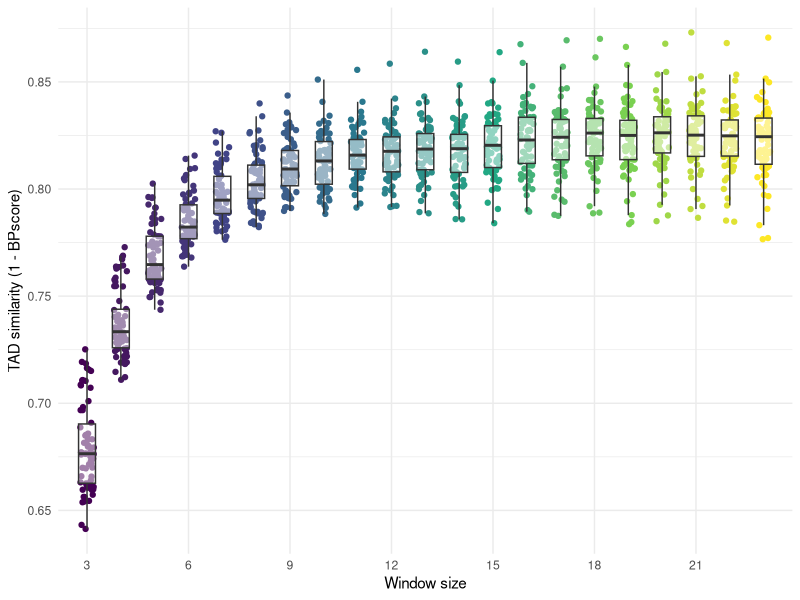
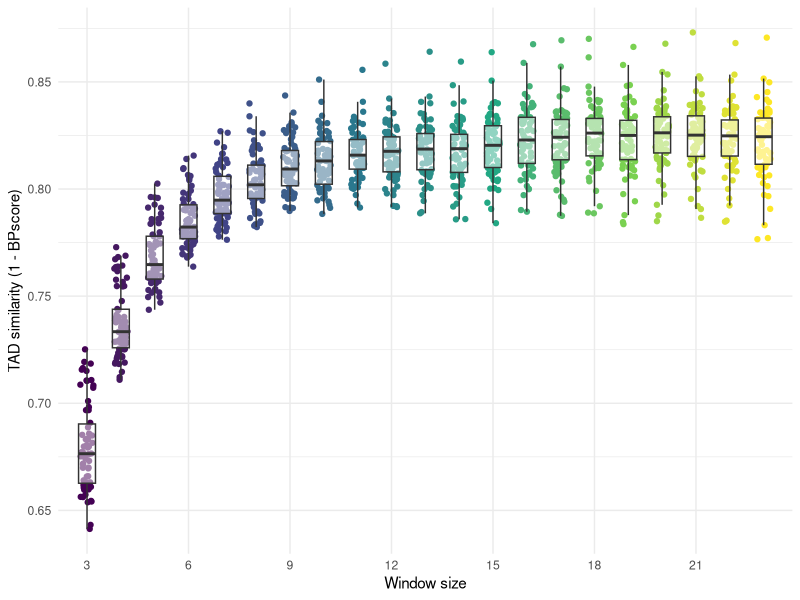
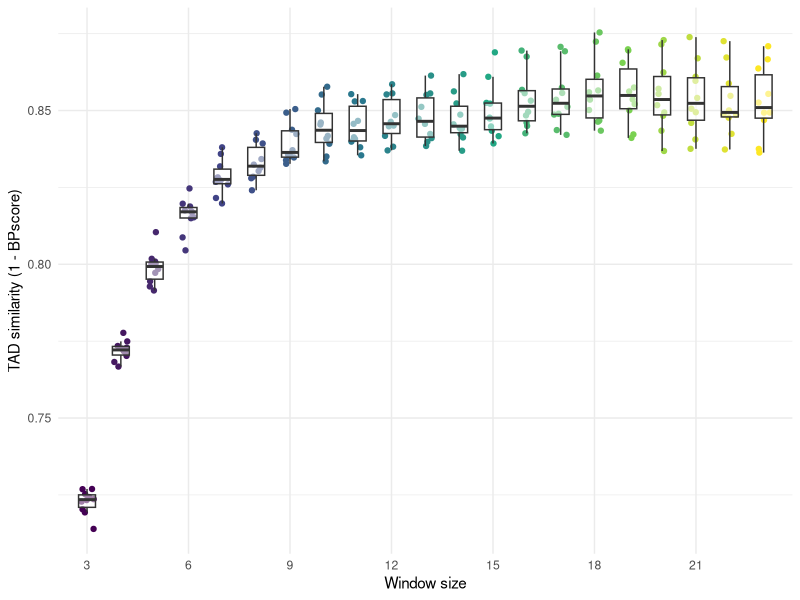
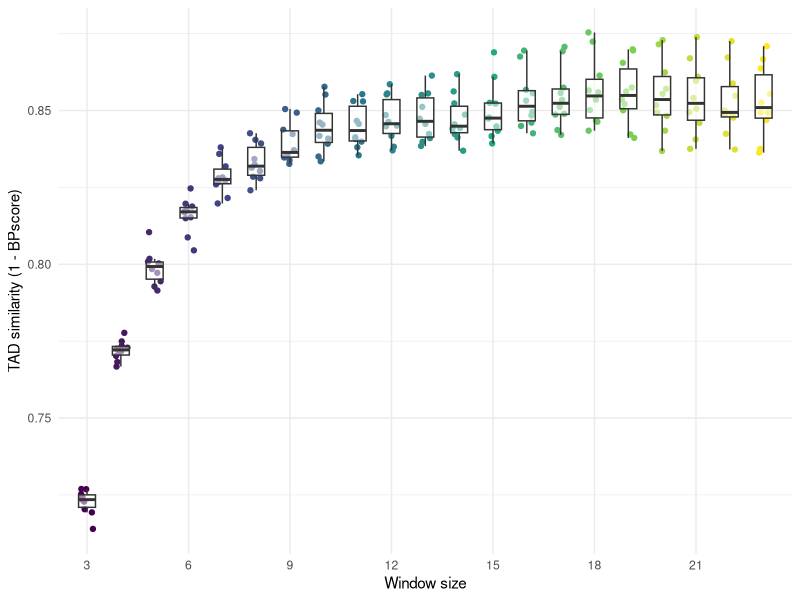
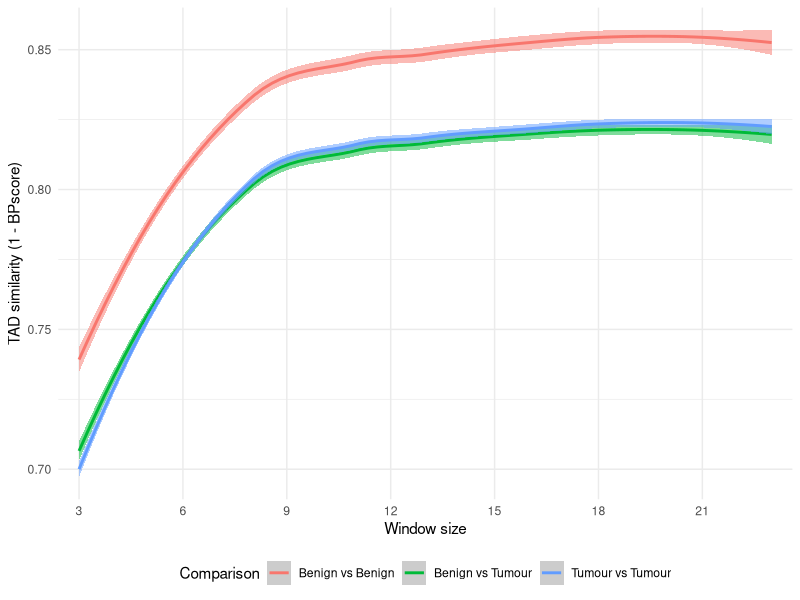
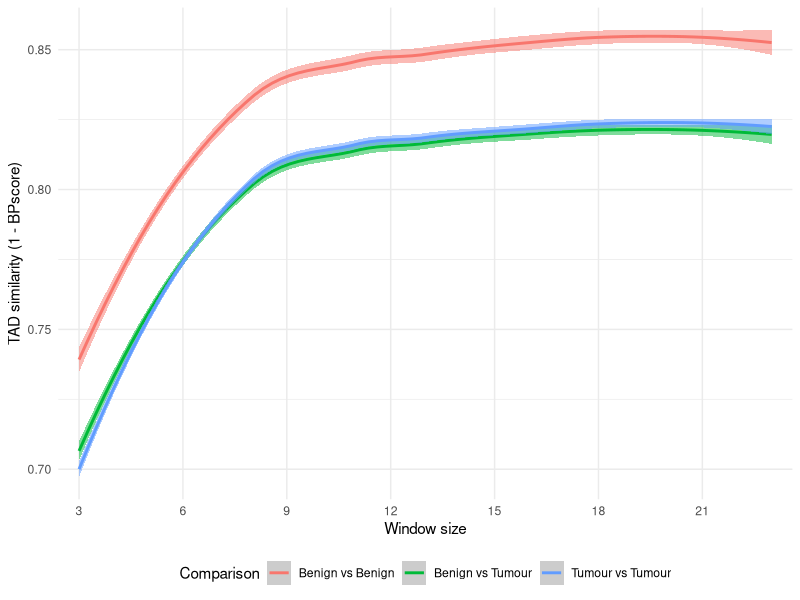
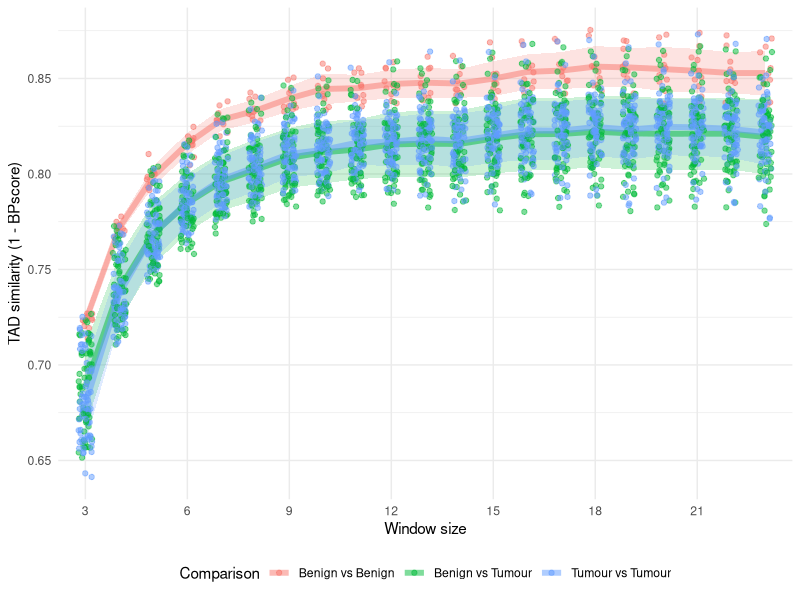
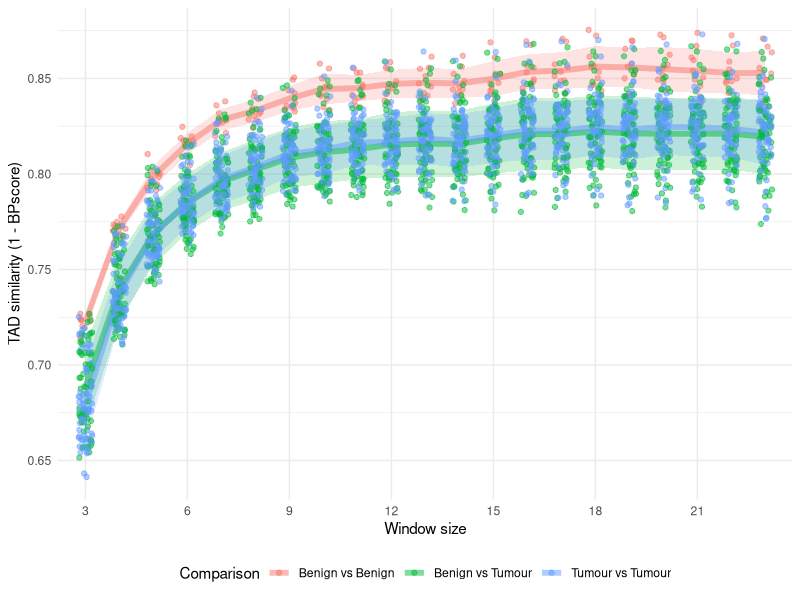

Source code (R) for these figures, in order: (Note: this script raises an error after producing the figures.)
# ==============================================================================
# Meta
# ==============================================================================
# Plot BPScore
# --------------------------------------
# Description: Plot TAD similarities, calculated by BPscore
# Author: James Hawley


# ==============================================================================
# Environment
# ==============================================================================
suppressMessages(library("data.table"))
suppressMessages(library("ggplot2"))
suppressMessages(library("MASS"))
suppressMessages(library("pheatmap"))

RESOLUTION <- 40000
MAX_WINDOW <- 23
MIN_WINDOW <- 3
MAX_PERSISTENCE <- MAX_WINDOW - MIN_WINDOW + 1
PLOT_DIR <- "Plots"


# ==============================================================================
# Functions
# ==============================================================================
#' Save figures in multiple formats
#'
#' @param gg ggplot object
#' @param prefix Prefix for output file
#' @param ext Output extensions
#' @param dpi DPI resolution
savefig <- function(gg, prefix, ext = c("png", "pdf"), width = 20, height = 12, dpi = 400) {
    for (e in ext) {
        ggsave(
            paste(prefix, e, sep = "."),
            gg,
            height = height,
            width = width,
            units = "cm",
            dpi = dpi
        )
    }
}


# ==============================================================================
# Data
# ==============================================================================
cat("Loading Data\n")
# load metadata
metadata <- fread("config.tsv", sep = "\t", header = TRUE)
metadata <- metadata[Include == "Yes"]
SAMPLES <- metadata[, SampleID]
TUMOUR_SAMPLES <- metadata[Source == "Primary" & Type == "Malignant", SampleID]
LINE_SAMPLES <- metadata[Source == "Cell Line", SampleID]

# load BPscore calculations
bpscore <- fread("Statistics/tad-distances.tsv", sep = "\t", header = TRUE)
# window_diffs <- fread("Statistics/tad-similarity-deltas.tsv", sep = "\t", header = TRUE)


# ==============================================================================
# Analysis
# ==============================================================================
# colour bpscore rows by primary-primary, line-line, or primary-line comparisons
cat("Counting similarity\n")
bpscore <- merge(
    bpscore,
    metadata[, .(SampleID, Source, Tissue, Label, Type)],
    by.x = "s1",
    by.y = "SampleID",
    all.x = FALSE,
    all.y = TRUE
)
bpscore <- merge(
    bpscore,
    metadata[, .(SampleID, Source, Tissue, Label, Type)],
    by.x = "s2",
    by.y = "SampleID",
    suffixes = c("_1", "_2"),
    all.x = FALSE,
    all.y = TRUE,
)

# sample comparisons for various plots
bpscore[(Tissue_1 == "Prostate") & (Tissue_2 == "Prostate"), Prostate_Type_Combo := paste(Type_1, Type_2, sep = "+")]
bpscore[
    (Tissue_1 == "Prostate") & (Tissue_2 == "Prostate") & (Source_1 == "Cell Line") & (Source_2 == "Cell Line"),
    Cell_Type_Combo := paste(
        gsub(" .*", "", Label_1),
        gsub(" .*", "", Label_2),
        sep = "+"
    )
]

# hypothesis testing for differences between TADs
# (similarity of Benign-vs-Benign comparisons to Benign-vs-Tumour)
# (and likewise, Tumour-vs-Tumour to Benign-vs-Tumour)
bpscore_primary_tumour_vs_benign <- bpscore[
    s1 < s2
    & w == MAX_WINDOW
    & (Source_1 == "Primary" & Source_2 == "Primary")
]

htests <- list(
    "primary_benign-only_benign-vs-tumour" = wilcox.test(
        x = bpscore_primary_tumour_vs_benign[Prostate_Type_Combo == "Benign+Benign", 1 - BPscore],
        y = bpscore_primary_tumour_vs_benign[Prostate_Type_Combo == "Benign+Malignant", 1 - BPscore],
        paired = FALSE
    ),
    "primary_tumour-only_benign-vs-tumour" = wilcox.test(
        x = bpscore_primary_tumour_vs_benign[Prostate_Type_Combo == "Malignant+Malignant", 1 - BPscore],
        y = bpscore_primary_tumour_vs_benign[Prostate_Type_Combo == "Benign+Malignant", 1 - BPscore],
        paired = FALSE
    ),
    "primary_benign-only_tumour-only" = wilcox.test(
        x = bpscore_primary_tumour_vs_benign[Prostate_Type_Combo == "Benign+Benign", 1 - BPscore],
        y = bpscore_primary_tumour_vs_benign[Prostate_Type_Combo == "Malignant+Malignant", 1 - BPscore],
        paired = FALSE
    )
)

# cluster samples by BPscore distances
# recast data to wide form for plotting with pheatmap
mat <- as.matrix(
    dcast(bpscore[w == MAX_WINDOW], s1 ~ s2, value.var = "BPscore", fill = 0),
    rownames = "s1"
)

# compare different groups of samples
# group_idx <- list(
#     "Primary prostate tumour" = 12:23,
#     "Primary prostate benign" = 7:11,
#     "Cell line prostate tumour" = c(24:25, 28:30),
#     "Cell line prostate benign" = 26:27,
#     "Cell line non-prostate" = 1:6
# )
# median_mat <- matrix(ncol = length(group_idx), nrow = length(group_idx))
# for (i in 1:length(group_idx)) {
#     for (j in i:length(group_idx)) {
#         median_mat[i, j] <- median(as.vector(1 - mat[group_idx[[i]], group_idx[[j]]]))
#     }
# }
# rownames(median_mat) <- names(group_idx)
# colnames(median_mat) <- rownames(median_mat)

# cat("Sample type comparisons\n")
# print(median_mat)
# write.matrix(
#     median_mat,
#     file.path("Statistics", "tad-similarity.sample-types.tsv"),
#     sep = "\t"
# )

# ==============================================================================
# Plots
# ==============================================================================
cat("Plotting\n")
# plot distances between TADs of different primary tumour samples across window sizes
gg_bpscore_primary_tumour <- (
    ggplot(data = bpscore[s1 < s2 & w <= MAX_WINDOW & grepl("PCa", s1) & grepl("PCa", s2)])
    + geom_point(
        aes(x = w, y = 1 - BPscore, colour = w),
        position = position_jitter(width = 0.2, height = 0)
    )
    + geom_boxplot(
        aes(x = w, y = 1 - BPscore, group = w),
        alpha = 0.5,
        outlier.shape = NA,
        width = 0.5
    )
    + labs(x = "Window size", y = "TAD similarity (1 - BPscore)")
    + scale_x_discrete(
        breaks = seq(MIN_WINDOW, MAX_WINDOW, by = 3),
        limits = seq(MIN_WINDOW, MAX_WINDOW, by = 3),
        labels = seq(MIN_WINDOW, MAX_WINDOW, by = 3)
    )
    + scale_colour_viridis_c()
    + guides(colour = FALSE)
    + theme_minimal()
)
savefig(gg_bpscore_primary_tumour, file.path(PLOT_DIR, "bp-score.primary.tumour"))

# plot distances between TADs of different primary tumour samples across window sizes
gg_bpscore_primary_benign = (
    ggplot(data = bpscore[s1 < s2 & w <= MAX_WINDOW & grepl("Benign-Prostate", s1) & grepl("Benign-Prostate", s2)])
    + geom_point(
        aes(x = w, y = 1 - BPscore, colour = w),
        position = position_jitter(width = 0.2, height = 0)
    )
    + geom_boxplot(
        aes(x = w, y = 1 - BPscore, group = w),
        alpha = 0.5,
        outlier.shape = NA,
        width = 0.5
    )
    + labs(x = "Window size", y = "TAD similarity (1 - BPscore)")
    + scale_x_discrete(
        breaks = seq(MIN_WINDOW, MAX_WINDOW, by = 3),
        limits = seq(MIN_WINDOW, MAX_WINDOW, by = 3),
        labels = seq(MIN_WINDOW, MAX_WINDOW, by = 3)
    )
    + scale_colour_viridis_c()
    + guides(colour = FALSE)
    + theme_minimal()
)
savefig(gg_bpscore_primary_benign, file.path(PLOT_DIR, "bp-score.primary.benign"))

# primary samples: benign vs tumour
gg_bpscore_primary_tumour_vs_benign <- (
    ggplot()
    + geom_smooth(
        data = bpscore[
            s1 < s2
            & w <= MAX_WINDOW
            & (Source_1 == "Primary" & Source_2 == "Primary")
            & (Source_1 == "Primary" & Source_2 == "Primary")
        ],
        mapping = aes(
            x = w,
            y = 1 - BPscore,
            colour = Prostate_Type_Combo,
            fill = Prostate_Type_Combo,
            group = Prostate_Type_Combo
        ),
        method = "loess",
        alpha = 0.5
    )
    + labs(x = "Window size", y = "TAD similarity (1 - BPscore)")
    + scale_x_discrete(
        breaks = seq(MIN_WINDOW, MAX_WINDOW, by = 3),
        limits = seq(MIN_WINDOW, MAX_WINDOW, by = 3),
        labels = seq(MIN_WINDOW, MAX_WINDOW, by = 3)
    )
    + scale_colour_discrete(
        name = "Comparison",
        breaks = c("Benign+Benign", "Benign+Malignant", "Malignant+Malignant"),
        labels = c("Benign vs Benign", "Benign vs Tumour", "Tumour vs Tumour")
    )
    + scale_fill_discrete(
        name = "Comparison",
        breaks = c("Benign+Benign", "Benign+Malignant", "Malignant+Malignant"),
        labels = c("Benign vs Benign", "Benign vs Tumour", "Tumour vs Tumour")
    )
    + guides(fill = FALSE)
    + theme_minimal()
    + theme(legend.position = "bottom")
)
savefig(gg_bpscore_primary_tumour_vs_benign, file.path(PLOT_DIR, "bp-score.primary.tumour-vs-benign"))

# same as above, but using the sample standard deviation for the ribbon
# instead of the 95% confidence interval around the regressed mean
gg_bpscore_primary_tumour_vs_benign <- (
    ggplot()
    + geom_ribbon(
        data = bpscore[
            s1 < s2
            & w <= MAX_WINDOW
            & (Source_1 == "Primary" & Source_2 == "Primary")
            & (Source_1 == "Primary" & Source_2 == "Primary"),
            .(Mean = mean(1 - BPscore), SD = sd(1 - BPscore)),
            by = c("w", "Prostate_Type_Combo")
        ],
        mapping = aes(
            x = w,
            ymin = Mean - SD,
            ymax = Mean + SD,
            fill = Prostate_Type_Combo,
            group = Prostate_Type_Combo
        ),
        alpha = 0.2
    )
    + geom_path(
        data = bpscore[
            s1 < s2
            & w <= MAX_WINDOW
            & (Source_1 == "Primary" & Source_2 == "Primary")
            & (Source_1 == "Primary" & Source_2 == "Primary"),
            .(Mean = mean(1 - BPscore), SD = sd(1 - BPscore)),
            by = c("w", "Prostate_Type_Combo")
        ],
        mapping = aes(
            x = w,
            y = Mean,
            colour = Prostate_Type_Combo,
            group = Prostate_Type_Combo
        ),
        # method = "loess",
        # se = FALSE,
        size = 2,
        alpha = 0.5
    )
    + geom_point(
        data = bpscore[
            s1 < s2
            & w <= MAX_WINDOW
            & (Source_1 == "Primary" & Source_2 == "Primary")
            & (Source_1 == "Primary" & Source_2 == "Primary")
        ],
        mapping = aes(
            x = w,
            y = 1 - BPscore,
            colour = Prostate_Type_Combo
        ),
        alpha = 0.5,
        position = position_jitter(width = 0.2, height = 0)
    )
    + labs(x = "Window size", y = "TAD similarity (1 - BPscore)")
    + scale_x_discrete(
        breaks = seq(MIN_WINDOW, MAX_WINDOW, by = 3),
        limits = seq(MIN_WINDOW, MAX_WINDOW, by = 3),
        labels = seq(MIN_WINDOW, MAX_WINDOW, by = 3)
    )
    + scale_colour_discrete(
        name = "Comparison",
        breaks = c("Benign+Benign", "Benign+Malignant", "Malignant+Malignant"),
        labels = c("Benign vs Benign", "Benign vs Tumour", "Tumour vs Tumour")
    )
    + scale_fill_discrete(
        name = "Comparison",
        breaks = c("Benign+Benign", "Benign+Malignant", "Malignant+Malignant"),
        labels = c("Benign vs Benign", "Benign vs Tumour", "Tumour vs Tumour")
    )
    + guides(fill = FALSE)
    + theme_minimal()
    + theme(legend.position = "bottom")
)
savefig(gg_bpscore_primary_tumour_vs_benign, file.path(PLOT_DIR, "bp-score.primary.tumour-vs-benign.stdev"))

# cell lines: benign vs tumour
# gg_bpscore_line_tumour_vs_benign <- (
#     ggplot(
#         data = bpscore[
#             s1 < s2
#             & w <= MAX_WINDOW
#             & (Source_1 == "Cell Line" & Source_2 == "Cell Line")
#             & (Tissue_1 == "Prostate" & Tissue_2 == "Prostate")
#         ],
#         mapping = aes(
#             x = w,
#             y = 1 - BPscore,
#             colour = Cell_Type_Combo,
#             fill = Cell_Type_Combo,
#             group = Cell_Type_Combo
#         )
#     )
#     + geom_smooth(
#         method = "loess",
#         alpha = 0.5
#     )
#     + labs(x = "Window size", y = "TAD similarity (1 - BPscore)")
#     + scale_x_discrete(
#         breaks = seq(MIN_WINDOW, MAX_WINDOW, by = 3),
#         limits = seq(MIN_WINDOW, MAX_WINDOW, by = 3),
#         labels = seq(MIN_WINDOW, MAX_WINDOW, by = 3)
#     )
#     + scale_colour_discrete(
#         name = "Comparison"
#     )
#     + guides(fill = FALSE)
#     + theme_minimal()
#     + theme(legend.position = "bottom")
# )
# savefig(gg_bpscore_line_tumour_vs_benign, file.path(PLOT_DIR, "bp-score.line.tumour-vs-benign"))

# # same as above, using sample standard deviation for the ribbon
# gg_bpscore_line_tumour_vs_benign <- (
#     ggplot()
#     + geom_ribbon(
#         data = bpscore[
#             s1 < s2
#             & w <= MAX_WINDOW
#             & (Source_1 == "Cell Line" & Source_2 == "Cell Line")
#             & (Tissue_1 == "Prostate" & Tissue_2 == "Prostate"),
#             .(Mean = mean(1 - BPscore), SD = sd(1 - BPscore)),
#             by = c("w", "Cell_Type_Combo")
#         ],
#         mapping = aes(
#             x = w,
#             ymin = Mean - SD,
#             ymax = Mean + SD,
#             fill = Cell_Type_Combo
#         ),
#         alpha = 0.2
#     )
#     + geom_smooth(
#         data = bpscore[
#             s1 < s2
#             & w <= MAX_WINDOW
#             & (Source_1 == "Cell Line" & Source_2 == "Cell Line")
#             & (Tissue_1 == "Prostate" & Tissue_2 == "Prostate")
#         ],
#         mapping = aes(
#             x = w,
#             y = 1 - BPscore,
#             colour = Cell_Type_Combo,
#             fill = Cell_Type_Combo,
#             group = Cell_Type_Combo
#         ),
#         method = "loess",
#         se = FALSE,
#         alpha = 0.5
#     )
#     + labs(x = "Window size", y = "TAD similarity (1 - BPscore)")
#     + scale_x_discrete(
#         breaks = seq(MIN_WINDOW, MAX_WINDOW, by = 3),
#         limits = seq(MIN_WINDOW, MAX_WINDOW, by = 3),
#         labels = seq(MIN_WINDOW, MAX_WINDOW, by = 3)
#     )
#     + scale_colour_discrete(
#         name = "Comparison"
#     )
#     + guides(fill = FALSE)
#     + theme_minimal()
#     + theme(legend.position = "bottom")
# )
# savefig(gg_bpscore_line_tumour_vs_benign, file.path(PLOT_DIR, "bp-score.line.tumour-vs-benign.stdev"))


# # plot the change in similarities over window sizes
# gg_sim_window = (
#     ggplot(data = window_diffs[w <= MAX_WINDOW])
#     + geom_path(aes(x = w, y = 1 - BPscore, group = SampleID, colour = SampleID))
#     + labs(x = "Window size", y = "Similarity between consecutive window sizes\n(1 - BPscore)")
#     + scale_x_discrete(
#         breaks = seq(MIN_WINDOW, MAX_WINDOW, by = 3),
#         limits = seq(MIN_WINDOW, MAX_WINDOW, by = 3),
#         labels = seq(MIN_WINDOW, MAX_WINDOW, by = 3)
#     )
#     + scale_colour_discrete(
#         limits = metadata[, SampleID],
#         labels = metadata[, Label],
#         name = "Sample"
#     )
#     + theme_minimal()
# )
# savefig(gg_sim_window, file.path(PLOT_DIR, "bp-score.window-similarity"))


# # plot the change in similarities over window sizes
# gg_sim_window_delta = (
#     ggplot(data = window_diffs[w >= 5 & w <= MAX_WINDOW])
#     + geom_path(aes(x = w, y = window_step_abs_delta, group = SampleID, colour = SampleID))
#     + labs(x = "Window size", y = "Gain of step-wise similarity")
#     + scale_x_discrete(
#         breaks = seq(MIN_WINDOW, MAX_WINDOW, by = 3),
#         limits = seq(MIN_WINDOW, MAX_WINDOW, by = 3),
#         labels = seq(MIN_WINDOW, MAX_WINDOW, by = 3)
#     )
#     + scale_colour_discrete(
#         limits = metadata[, SampleID],
#         labels = metadata[, Label],
#         name = "Patient"
#     )
#     + theme_minimal()
# )
# savefig(gg_sim_window_delta, file.path(PLOT_DIR, "bp-score.window-similarity.delta"))

# heatmap of similarity at MAX_WINDOW
annot_col <- as.data.frame(metadata[, .SD, .SDcols = c("Type", "Tissue", "Source", "T2E")])
rownames(annot_col) <- metadata[, SampleID]


for (ext in c("png", "pdf")) {
    pheatmap(
        mat = 1 - mat,
        filename = paste0(file.path(PLOT_DIR, "bp-score.cluster."), ext),
        clustering_rows = TRUE,
        clustering_cols = TRUE,
        clustering_distance_rows = as.dist(mat),
        clustering_distance_cols = as.dist(mat),
        clustering_method = "ward.D2",
        treeheight_col = 0,
        labels_row = metadata[order(SampleID), Label],
        labels_col = metadata[order(SampleID), Label],
        legend = TRUE,
        show_rownames = FALSE,
        annotation_col = annot_col
    )
}
